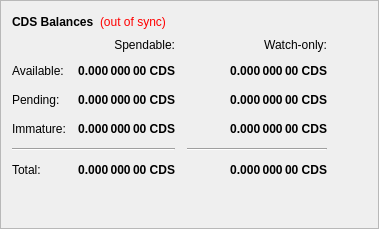
        <widget class="QFrame" name="frame">
         <property name="frameShape">
          <enum>QFrame::StyledPanel</enum>
         </property>
         <property name="frameShadow">
          <enum>QFrame::Raised</enum>
         </property>
         <layout class="QVBoxLayout" name="verticalLayout_4">
          <item>
           <layout class="QHBoxLayout" name="horizontalLayout_4">
            <item>
             <widget class="QLabel" name="label_5">
              <property name="font">
               <font>
                <weight>75</weight>
                <bold>true</bold>
               </font>
              </property>
              <property name="text">
               <string>CDS Balances</string>
              </property>
             </widget>
            </item>
            <item>
             <widget class="QLabel" name="labelWalletStatus">
              <property name="cursor">
               <cursorShape>WhatsThisCursor</cursorShape>
              </property>
              <property name="toolTip">
               <string>The displayed information may be out of date. Your wallet automatically synchronizes with the Cloudenode network after a connection is established, but this process has not completed yet.</string>
              </property>
              <property name="styleSheet">
               <string notr="true">QLabel { color: red; }</string>
              </property>
              <property name="text">
               <string notr="true">(out of sync)</string>
              </property>
              <property name="alignment">
               <set>Qt::AlignLeading|Qt::AlignLeft|Qt::AlignVCenter</set>
              </property>
             </widget>
            </item>
            <item>
             <spacer name="horizontalSpacer_3">
              <property name="orientation">
               <enum>Qt::Horizontal</enum>
              </property>
              <property name="sizeHint" stdset="0">
               <size>
                <width>40</width>
                <height>20</height>
               </size>
              </property>
             </spacer>
            </item>
           </layout>
          </item>
          <item>
           <layout class="QGridLayout" name="gridLayout">
            <property name="spacing">
             <number>12</number>
            </property>
            <item row="2" column="2">
             <widget class="QLabel" name="labelWatchPending">
              <property name="font">
               <font>
                <weight>75</weight>
                <bold>true</bold>
               </font>
              </property>
              <property name="cursor">
               <cursorShape>IBeamCursor</cursorShape>
              </property>
              <property name="toolTip">
               <string>Unconfirmed transactions to watch-only addresses</string>
              </property>
              <property name="text">
               <string notr="true">0.000 000 00 CDS</string>
              </property>
              <property name="alignment">
               <set>Qt::AlignRight|Qt::AlignTrailing|Qt::AlignVCenter</set>
              </property>
              <property name="textInteractionFlags">
               <set>Qt::LinksAccessibleByMouse|Qt::TextSelectableByKeyboard|Qt::TextSelectableByMouse</set>
              </property>
             </widget>
            </item>
            <item row="2" column="1">
             <widget class="QLabel" name="labelUnconfirmed">
              <property name="font">
               <font>
                <weight>75</weight>
                <bold>true</bold>
               </font>
              </property>
              <property name="cursor">
               <cursorShape>IBeamCursor</cursorShape>
              </property>
              <property name="toolTip">
               <string>Total of transactions that have yet to be confirmed, and do not yet count toward the spendable balance</string>
              </property>
              <property name="text">
               <string notr="true">0.000 000 00 CDS</string>
              </property>
              <property name="alignment">
               <set>Qt::AlignRight|Qt::AlignTrailing|Qt::AlignVCenter</set>
              </property>
              <property name="textInteractionFlags">
               <set>Qt::LinksAccessibleByMouse|Qt::TextSelectableByKeyboard|Qt::TextSelectableByMouse</set>
              </property>
             </widget>
            </item>
            <item row="3" column="2">
             <widget class="QLabel" name="labelWatchImmature">
              <property name="font">
               <font>
                <weight>75</weight>
                <bold>true</bold>
               </font>
              </property>
              <property name="cursor">
               <cursorShape>IBeamCursor</cursorShape>
              </property>
              <property name="toolTip">
               <string>Staked or masternode rewards in watch-only addresses that has not yet matured</string>
              </property>
              <property name="text">
               <string notr="true">0.000 000 00 CDS</string>
              </property>
              <property name="alignment">
               <set>Qt::AlignRight|Qt::AlignTrailing|Qt::AlignVCenter</set>
              </property>
              <property name="textInteractionFlags">
               <set>Qt::LinksAccessibleByMouse|Qt::TextSelectableByKeyboard|Qt::TextSelectableByMouse</set>
              </property>
             </widget>
            </item>
            <item row="4" column="0" colspan="2">
             <widget class="Line" name="lineSpendableBalance">
              <property name="orientation">
               <enum>Qt::Horizontal</enum>
              </property>
             </widget>
            </item>
            <item row="4" column="2">
             <widget class="Line" name="lineWatchBalance">
              <property name="sizePolicy">
               <sizepolicy hsizetype="Preferred" vsizetype="Fixed">
                <horstretch>0</horstretch>
                <verstretch>0</verstretch>
               </sizepolicy>
              </property>
              <property name="minimumSize">
               <size>
                <width>140</width>
                <height>0</height>
               </size>
              </property>
              <property name="orientation">
               <enum>Qt::Horizontal</enum>
              </property>
             </widget>
            </item>
            <item row="5" column="0">
             <widget class="QLabel" name="labelTotalText">
              <property name="text">
               <string>Total:</string>
              </property>
             </widget>
            </item>
            <item row="3" column="1">
             <widget class="QLabel" name="labelImmature">
              <property name="font">
               <font>
                <weight>75</weight>
                <bold>true</bold>
               </font>
              </property>
              <property name="cursor">
               <cursorShape>IBeamCursor</cursorShape>
              </property>
              <property name="toolTip">
               <string>Staked or masternode rewards that has not yet matured</string>
              </property>
              <property name="text">
               <string notr="true">0.000 000 00 CDS</string>
              </property>
              <property name="alignment">
               <set>Qt::AlignRight|Qt::AlignTrailing|Qt::AlignVCenter</set>
              </property>
              <property name="textInteractionFlags">
               <set>Qt::LinksAccessibleByMouse|Qt::TextSelectableByKeyboard|Qt::TextSelectableByMouse</set>
              </property>
             </widget>
            </item>
            <item row="2" column="3">
             <spacer name="horizontalSpacer_2">
              <property name="orientation">
               <enum>Qt::Horizontal</enum>
              </property>
              <property name="sizeHint" stdset="0">
               <size>
                <width>40</width>
                <height>20</height>
               </size>
              </property>
             </spacer>
            </item>
            <item row="3" column="0">
             <widget class="QLabel" name="labelImmatureText">
              <property name="text">
               <string>Immature:</string>
              </property>
             </widget>
            </item>
            <item row="5" column="1">
             <widget class="QLabel" name="labelTotal">
              <property name="font">
               <font>
                <weight>75</weight>
                <bold>true</bold>
               </font>
              </property>
              <property name="cursor">
               <cursorShape>IBeamCursor</cursorShape>
              </property>
              <property name="toolTip">
               <string>Your current total balance</string>
              </property>
              <property name="text">
               <string notr="true">0.000 000 00 CDS</string>
              </property>
              <property name="alignment">
               <set>Qt::AlignRight|Qt::AlignTrailing|Qt::AlignVCenter</set>
              </property>
              <property name="textInteractionFlags">
               <set>Qt::LinksAccessibleByMouse|Qt::TextSelectableByKeyboard|Qt::TextSelectableByMouse</set>
              </property>
             </widget>
            </item>
            <item row="5" column="2">
             <widget class="QLabel" name="labelWatchTotal">
              <property name="font">
               <font>
                <weight>75</weight>
                <bold>true</bold>
               </font>
              </property>
              <property name="cursor">
               <cursorShape>IBeamCursor</cursorShape>
              </property>
              <property name="toolTip">
               <string>Current total balance in watch-only addresses</string>
              </property>
              <property name="text">
               <string notr="true">0.000 000 00 CDS</string>
              </property>
              <property name="alignment">
               <set>Qt::AlignRight|Qt::AlignTrailing|Qt::AlignVCenter</set>
              </property>
              <property name="textInteractionFlags">
               <set>Qt::LinksAccessibleByMouse|Qt::TextSelectableByKeyboard|Qt::TextSelectableByMouse</set>
              </property>
             </widget>
            </item>
            <item row="0" column="2">
             <widget class="QLabel" name="labelWatchonly">
              <property name="text">
               <string>Watch-only:</string>
              </property>
              <property name="alignment">
               <set>Qt::AlignRight|Qt::AlignTrailing|Qt::AlignVCenter</set>
              </property>
             </widget>
            </item>
            <item row="1" column="0">
             <widget class="QLabel" name="labelBalanceText">
              <property name="text">
               <string>Available:</string>
              </property>
             </widget>
            </item>
            <item row="1" column="1">
             <widget class="QLabel" name="labelBalance">
              <property name="font">
               <font>
                <weight>75</weight>
                <bold>true</bold>
               </font>
              </property>
              <property name="cursor">
               <cursorShape>IBeamCursor</cursorShape>
              </property>
              <property name="toolTip">
               <string>Your current spendable balance</string>
              </property>
              <property name="text">
               <string notr="true">0.000 000 00 CDS</string>
              </property>
              <property name="alignment">
               <set>Qt::AlignRight|Qt::AlignTrailing|Qt::AlignVCenter</set>
              </property>
              <property name="textInteractionFlags">
               <set>Qt::LinksAccessibleByMouse|Qt::TextSelectableByKeyboard|Qt::TextSelectableByMouse</set>
              </property>
             </widget>
            </item>
            <item row="1" column="2">
             <widget class="QLabel" name="labelWatchAvailable">
              <property name="font">
               <font>
                <weight>75</weight>
                <bold>true</bold>
               </font>
              </property>
              <property name="cursor">
               <cursorShape>IBeamCursor</cursorShape>
              </property>
              <property name="toolTip">
               <string>Your current balance in watch-only addresses</string>
              </property>
              <property name="text">
               <string notr="true">0.000 000 00 CDS</string>
              </property>
              <property name="alignment">
               <set>Qt::AlignRight|Qt::AlignTrailing|Qt::AlignVCenter</set>
              </property>
              <property name="textInteractionFlags">
               <set>Qt::LinksAccessibleByMouse|Qt::TextSelectableByKeyboard|Qt::TextSelectableByMouse</set>
              </property>
             </widget>
            </item>
            <item row="2" column="0">
             <widget class="QLabel" name="labelPendingText">
              <property name="text">
               <string>Pending:</string>
              </property>
             </widget>
            </item>
            <item row="0" column="1">
             <widget class="QLabel" name="labelSpendable">
              <property name="text">
               <string>Spendable:</string>
              </property>
              <property name="alignment">
               <set>Qt::AlignRight|Qt::AlignTrailing|Qt::AlignVCenter</set>
              </property>
             </widget>
            </item>
           </layout>
          </item>
          <item>
           <spacer name="verticalSpacer_4">
            <property name="orientation">
             <enum>Qt::Vertical</enum>
            </property>
            <property name="sizeHint" stdset="0">
             <size>
              <width>20</width>
              <height>40</height>
             </size>
            </property>
           </spacer>
          </item>
         </layout>
        </widget>
